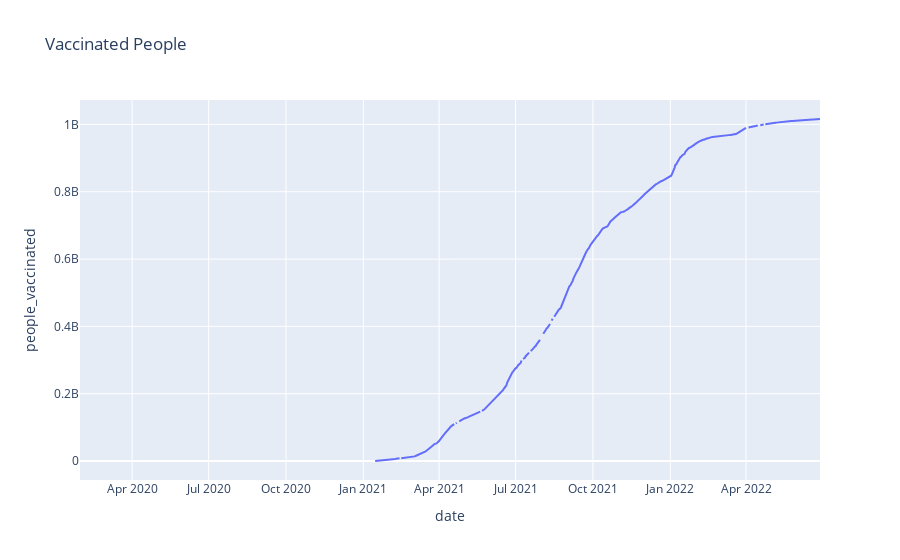

This figure's notebook cell:
### Markdown cell above
#### Ploting the total people vaccinated of India over time

### Code cell
import plotly.express as px
fig = px.line(df_IND, x="date", y="people_vaccinated", title='Vaccinated People')
fig.show()

### Figure 1 — Plotly figure (JSON) as saved in the notebook; plotly's stock layout.template omitted (floating-point values rounded to 4 significant figures; data arrays with more than 128 entries replaced by an {"elided": "..."} marker saying what was removed)
{"data": [{"hovertemplate": "date=%{x}<br>people_vaccinated=%{y}<extra></extra>", "legendgroup": "", "line": {"color": "#636efa", "dash": "solid"}, "marker": {"symbol": "circle"}, "mode": "lines", "name": "", "orientation": "v", "showlegend": false, "type": "scatter", "x": {"elided": "881 str values"}, "xaxis": "x", "y": {"elided": "881 int values"}, "yaxis": "y"}], "layout": {"legend": {"tracegroupgap": 0}, "title": {"text": "Vaccinated People"}, "xaxis": {"anchor": "y", "domain": [0, 1], "title": {"text": "date"}}, "yaxis": {"anchor": "x", "domain": [0, 1], "title": {"text": "people_vaccinated"}}}}
